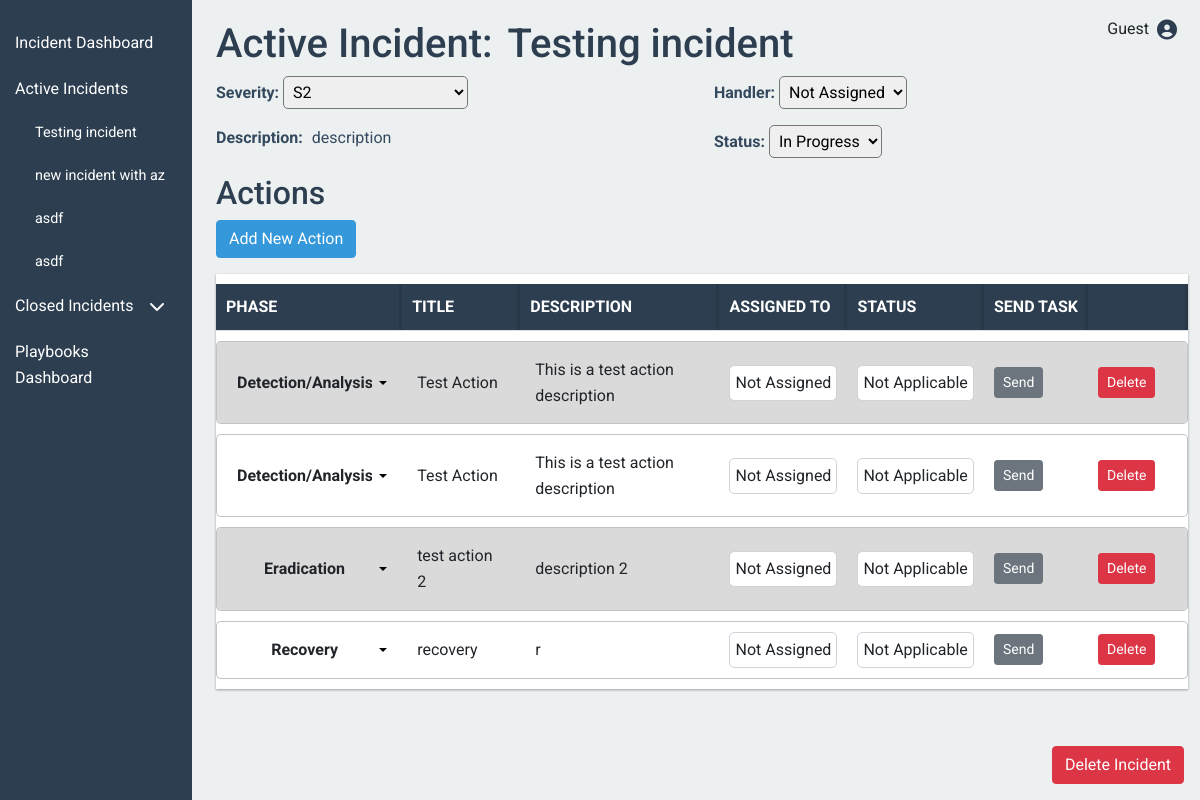
/incident/1, run on the app's committed database.
### models.py (models this page shows)
class Incident(db.Model):
    id = db.Column(db.Integer, primary_key=True)
    title = db.Column(db.String(100), nullable=False)
    severity = db.Column(db.String(50), nullable=False)
    description = db.Column(db.Text, nullable=False)
    handler = db.Column(db.String(100), nullable=False)
    date_created = db.Column(db.DateTime, default=datetime.utcnow)
    status = db.Column(db.String(20), default='in-progress')
    actions = db.relationship('Action', back_populates='incident', cascade='all, delete-orphan')

class Action(db.Model):
    id = db.Column(db.Integer, primary_key=True)
    incident_id = db.Column(db.Integer, db.ForeignKey('incident.id'), nullable=True)
    playbook_id = db.Column(db.Integer, db.ForeignKey('playbook.id'), nullable=True)
    title = db.Column(db.String(100), nullable=False)
    description = db.Column(db.Text, nullable=False)
    phase = db.Column(db.String(50), nullable=False)
    assigned_to = db.Column(db.String(100), default='Not assigned')
    incident = db.relationship('Incident', back_populates='actions')
    playbook = db.relationship('Playbook', back_populates='actions')
    is_playbook = db.Column(db.Boolean, default=False)
    playbook_name = db.Column(db.String(100), nullable=True)

### routes.py (the view)
@main_bp.route('/incident/<int:id>')
def active_incident(id):
    incident = Incident.query.get_or_404(id)
    actions = Action.query.filter_by(incident_id=id).all()
    users = User.query.all()
    return render_template('active_incident.html', incident=incident, actions=actions, users=users)

### routes.py (called while the page is built)
@main_bp.before_request
def before_request():
    g.active_incidents = Incident.query.filter_by(status='in-progress').all()
    g.closed_incidents = Incident.query.filter_by(status='closed').all()
    g.playbooks = db.session.query(Playbook.name).distinct().all()

### templates/active_incident.html (shortened to what this page needs)
{% extends "base.html" %}
{% block content %}
<div class="d-flex justify-content-between align-items-center">
    <h1>Active Incident: <span id="incident-title" class="editable-field" contenteditable="true">{{ incident.title }}</span></h1>
</div>
<div class="row">
    <div class="col-md-6">
        <p><strong>Severity:</strong>
            {% macro render_option(value, selected_value, display_value=None) -%}
                <option value="{{ value|e }}" {% if selected_value == value %}selected{% endif %}>
                    {{- (display_value if display_value is not none else value)|e -}}
                </option>
            {%- endmacro %}
            <select id="incident-severity" class="editable-field">
                {{ render_option('S2', incident.severity) }}
            </select>
        </p>
        <p><strong>Description:</strong> <span id="incident-description" class="editable-field" contenteditable="true">{{ incident.description }}</span></p>
    </div>
    <div class="col-md-6">
        <p><strong>Handler:</strong>
            <select id="incident-handler" class="editable-field">
                {{ render_option('Not Assigned', incident.handler) }}
            </select>
        </p>
        <p><strong>Status:</strong>
            <select id="incident-status" class="editable-field">
                {{ render_option('in-progress', incident.status, 'In Progress') }}
            </select>
        </p>
    </div>
</div>
<h2>Actions</h2>
<button type="button" class="btn btn-primary mb-3" data-bs-toggle="modal" data-bs-target="#addActionModal">
    Add New Action
</button>
<table class="table table-striped editable-table resizable" id="actions-table">
    <thead>
        <tr>
            <th>Phase</th>
            <th>Title</th>
            <th>Description</th>
            <th>Assigned To</th>
            <th>Status</th>
            <th>Send Task</th>
            <th></th>
        </tr>
    </thead>
    <tbody>
    {% for action in actions %}
        <tr class="{% if action.status == 'Not Applicable' %}status-not-applicable{% endif %}">
            <td>
                <select class="form-control editable-field phase-select" data-field="phase" data-action-id="{{ action.id }}">
                    {{ render_option('Detection/Analysis', action.phase) }}
                    {{ render_option('Eradication', action.phase) }}
                    {{ render_option('Recovery', action.phase) }}
                </select>
            </td>
            <td><div class="editable-field" contenteditable="true" data-field="title" data-action-id="{{ action.id }}">{{ action.title }}</div></td>
            <td><div class="editable-field" contenteditable="true" data-field="description" data-action-id="{{ action.id }}">{{ action.description }}</div></td>
            <td>
                <select class="form-control editable-field" data-field="assigned_to" data-action-id="{{ action.id }}">
                    {{ render_option('Not Assigned', action.assigned_to) }}
                </select>
            </td>
            <td>
                <select class="form-control editable-field status-select" data-field="status" data-action-id="{{ action.id }}">
                    {{ render_option('Not Applicable', action.status) }}
                </select>
            </td>
            <td><button class="btn btn-sm btn-secondary send-task" data-action-id="{{ action.id }}">Send</button></td>
            <td><button class="btn btn-sm btn-danger" onclick="deleteAction({{ action.id }})">Delete</button></td>
        </tr>
    {% endfor %}
    </tbody>
</table>
<div class="position-fixed bottom-0 end-0 p-3">
    <button class="btn btn-danger" onclick="deleteIncident({{ incident.id }})">Delete Incident</button>
</div>
{% endblock %}

### templates/base.html (shortened to what this page needs)
<!DOCTYPE html>
<html lang="en">
<head>
    <link href="https://cdn.jsdelivr.net/npm/bootstrap@5.1.3/dist/css/bootstrap.min.css" rel="stylesheet">
    <link rel="stylesheet" href="https://cdnjs.cloudflare.com/ajax/libs/font-awesome/6.1.1/css/all.min.css">
    <link rel="stylesheet" href="{{ url_for('static', filename='css/style.css') }}">
</head>
<body>
    <div class="container-fluid">
        <div class="row">
            <nav id="sidebar" class="col-md-3 col-lg-2 d-md-block sidebar">
                <div class="position-sticky">
                    <ul class="nav flex-column">
                        <li class="nav-item">
                            <a class="nav-link {% if request.endpoint == 'main.dashboard' %}active{% endif %}" href="{{ url_for('main.dashboard') }}">
                                Incident Dashboard
                            </a>
                        </li>
                        <li class="nav-item">
                            <a class="nav-link">Active Incidents</a>
                            <ul class="nav flex-column sidebar-submenu">
                                {% for incident in g.active_incidents %}
                                <li class="nav-item">
                                    <a class="nav-link sidebar-incident" href="{{ url_for('main.active_incident', id=incident.id) }}">
                                        {{ incident.title }}
                                    </a>
                                </li>
                                {% endfor %}
                            </ul>
                        </li>
                        <li class="nav-item">
                            <a class="nav-link d-flex justify-content-between align-items-center" href="#" data-bs-toggle="collapse" data-bs-target="#closedIncidents">
                                Closed Incidents
                                <i class="fas fa-chevron-down"></i>
                            </a>
                        </li>
                        <li class="nav-item">
                            <a class="nav-link {% if request.endpoint == 'main.playbooks' %}active{% endif %}" href="{{ url_for('main.playbooks') }}">
                                Playbooks Dashboard
                            </a>
                        </li>
                    </ul>
                </div>
            </nav>
            <main class="col-md-9 ms-sm-auto col-lg-10 px-md-4">
                {% block content %}{% endblock %}
            </main>
        </div>
    </div>
    <div class="user-profile-icon">
        <div class="dropdown">
            <a class="btn dropdown-toggle d-flex align-items-center" href="#" role="button" id="userDropdown" data-bs-toggle="dropdown" aria-expanded="false">
                {% if current_user.is_authenticated %}
                    <span class="me-2">{{ current_user.username }}</span>
                {% else %}
                    <span class="me-2">Guest</span>
                {% endif %}
                <i class="fas fa-user-circle fa-lg"></i>
            </a>
        </div>
    </div>
</body>
</html>

### static/css/style.css (style rules this page uses)
:root { --primary-color: #3498db; --secondary-color: #2c3e50; --background-color: #ecf0f1; --text-color: #34495e; --accent-color: #e74c3c; --border-color: #bdc3c7; }
.user-profile-icon { position: fixed; top: 10px; right: 10px; z-index: 1000; }
.user-profile-icon .dropdown-toggle::after { display: none; }
.user-profile-icon .fa-user-circle { color: var(--secondary-color); }
.editable-field { padding: 5px; transition: all 0.3s ease; border-radius: 5px; }
.editable-table { width: 100%; border-collapse: separate; border-spacing: 0 10px; }
.editable-table th, .editable-table td { padding: 10px; vertical-align: middle; }
.editable-table th { background-color: var(--secondary-color); color: #fff; font-weight: bold; text-transform: uppercase; }
.editable-table td { background-color: #fff; border-top: 1px solid var(--border-color); border-bottom: 1px solid var(--border-color); }
.editable-table tr td:first-child { border-left: 1px solid var(--border-color); border-top-left-radius: 5px; border-bottom-left-radius: 5px; }
.editable-table tr td:last-child { border-right: 1px solid var(--border-color); border-top-right-radius: 5px; border-bottom-right-radius: 5px; }
.phase-select { border-radius: 20px; padding: 5px 10px; font-weight: bold; text-align: center; display: inline-block; background-color: transparent; border: none; -webkit-appearance: none; -moz-appearance: none; appearance: none; padding-right: 20px; background-repeat: no-repeat; background-position: right 5px center; }
.resizable { position: relative; width: 100%; overflow: hidden; }
.resizable th { position: relative; overflow: hidden; }
.resizable th { position: relative; overflow: visible; }
.resizable td, .resizable th { min-width: 100px; max-width: 300px; overflow: hidden; text-overflow: ellipsis; white-space: nowrap; }
.nav-link .fas { margin-left: 5px; transition: transform 0.3s ease; }
body { font-family: 'Roboto', Arial, sans-serif; line-height: 1.6; margin: 0; padding: 0; background-color: var(--background-color); color: var(--text-color); }
.container-fluid { padding: 0; }
#sidebar { background-color: var(--secondary-color); color: white; min-height: 100vh; padding-top: 20px; }
#sidebar .nav-link { color: white; padding: 10px 15px; }
.sidebar-submenu { padding-left: 20px; }
.sidebar-incident { color: #adb5bd; font-size: 0.9em; padding: 5px 15px; transition: all 0.3s ease; }
main { padding: 20px; }
h1, h2, h3 { color: var(--secondary-color); }
.btn-primary { background-color: var(--primary-color); border-color: var(--primary-color); }
.table { background-color: white; box-shadow: 0 1px 3px rgba(0,0,0,0.12), 0 1px 2px rgba(0,0,0,0.24); }
.table thead th { background-color: var(--secondary-color); color: white; }
.table-striped tbody tr:nth-of-type(odd) { background-color: rgba(0, 0, 0, 0.05); }
.table-striped tbody tr:nth-of-type(even) { background-color: #fff; }
.table-striped tbody tr td { background-color: inherit; }
.editable-table td { white-space: normal; word-wrap: break-word; max-width: 200px; }
.editable-table th { white-space: nowrap; }

### data on the page
Incident: title "Testing incident", severity "S2", description "description", handler "Not Assigned", status "In Progress"
Incident: title "new incident with az"
Incident: title "asdf"
Incident: title "asdf"
Action: phase+id "Detection/Analysis", title "Test Action", description "This is a test action description", assigned_to+id "Not Assigned", id "Not Applicable"
Action: phase+id "Detection/Analysis", title "Test Action", description "This is a test action description", assigned_to+id "Not Assigned", id "Not Applicable"
Action: phase+id "Eradication", title "test action 2", description "description 2", assigned_to+id "Not Assigned", id "Not Applicable"
Action: phase+id "Recovery", title "recovery", description "r", assigned_to+id "Not Assigned", id "Not Applicable"
